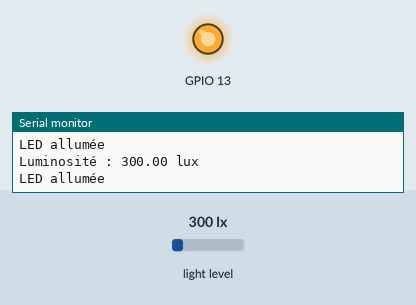
Simulated run of this sketch. Board: ESP32. Shown: output pins drawn as LEDs (lit = HIGH), the last lines printed to the serial monitor. Inputs (shaded band) come from the test bench; at power-on: light level 300 lx. WiFi joins after 1.5 s; servers stay silent unless stated.

Above: at 2.7 s.
2.8 s: light level set to 368 lx
4.3 s: light level set to 420 lx
At 5.1 s:
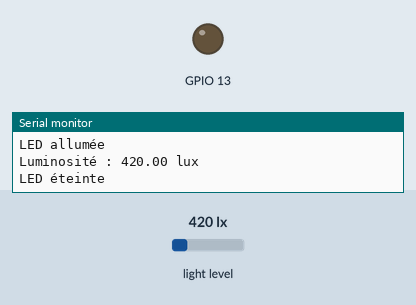
6.6 s: light level set to 40 lx
At 7.6 s:
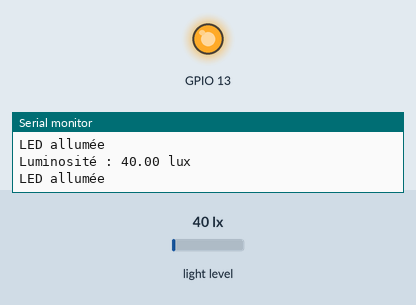
8.1 s: light level set to 500 lx
At 9.1 s:
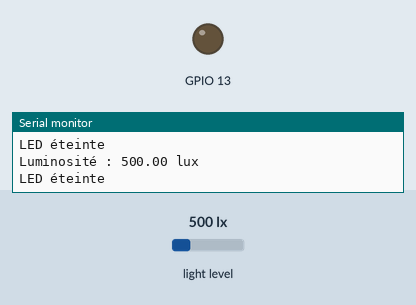
Timing chart, 0 to 10.7 s (numbered marks = the images above; inputs shaded):
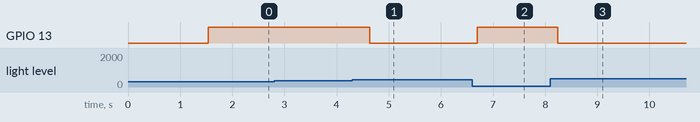

The sketch:

capteurlux_led_wifi.ino
```cpp
#include <Wire.h>
#include <Adafruit_Sensor.h>
#include "Adafruit_TSL2591.h"
#include <WiFi.h>
#include "config.h"

// Classe Capteur pour gérer le capteur de lumière
class Capteur {
  private:
  Adafruit_TSL2591 tsl;
  public:
  Capteur() : tsl(Adafruit_TSL2591(2591)) {}

  bool initialiser() {
    while (!tsl.begin()) {
      Serial.println("Aucun capteur trouvé. Réessayer dans 2 secondes...");
      delay(2000); // Attendre 2 secondes avant de réessayer
    }
    Serial.println("Capteur TSL2591 trouvé");
    // Configure le gain et le temps d'intégration
    tsl.setGain(TSL2591_GAIN_MED);      // Gain moyen
    tsl.setTiming(TSL2591_INTEGRATIONTIME_300MS);  // Temps d'intégration de 300 ms
    return true;
  }

  float lireLuminosite() {
    sensors_event_t evenement;
    tsl.getEvent(&evenement);
    if (evenement.light) {
      return evenement.light;
    } else {
      Serial.println("Erreur de lecture du capteur");
      return -1.0;
    }
  }
};

// Classe CapteurLED pour gérer le seuil et la LED
class CapteurLED {
  private:
  int brocheLED;
  float seuilLuminosite;
  Capteur& capteur;
  public:
  CapteurLED(int brocheLED, float seuilLuminosite, Capteur& capteur)
    : brocheLED(brocheLED), seuilLuminosite(seuilLuminosite), capteur(capteur) {}

  void initialiser() {
    pinMode(brocheLED, OUTPUT);
  }

  void mettreAJour() {
    float luminosite = capteur.lireLuminosite();
    if (luminosite >= 0) {
      Serial.print("Luminosité : ");
      Serial.print(luminosite);
      Serial.println(" lux");

      if (luminosite > seuilLuminosite) {
        digitalWrite(brocheLED, LOW); // Éteindre la LED
        Serial.println("LED éteinte");
      } else {
        digitalWrite(brocheLED, HIGH); // Allumer la LED
        Serial.println("LED allumée");
      }
    }

    delay(500);
  }
};

class WiFiManager {
  public:
    // Constructeur
    WiFiManager() {}

    // Méthode pour se connecter au WiFi
    void connecterWiFi() {
      Serial.println("Connexion au WiFi en cours...");
      WiFi.begin(ssid, password);

      int essais = 0;
      while (WiFi.status() != WL_CONNECTED && essais < 20) { // Limite le nombre d'essais
        delay(500);
        Serial.print(".");
        essais++;
      }

      if (WiFi.status() == WL_CONNECTED) {
        Serial.println("\nConnecté au WiFi!");
        Serial.print("Adresse IP: ");
        Serial.println(WiFi.localIP());
      } else {
        Serial.println("\nErreur de connexion au WiFi.");
      }
    }

    // Méthode pour vérifier la connexion
    bool estConnecte() {
      return WiFi.status() == WL_CONNECTED;
    }
};

WiFiManager wifi;

// Crée une instance de Capteur pour le premier capteur
Capteur capteur1;
CapteurLED capteurLED1(13, 390.0, capteur1); //numéro broche led associée, seuil, nom du capteur

void setup() {
  Serial.begin(9600);
  Serial.println("Démarrage du programme...");
  wifi.connecterWiFi();
  if (capteur1.initialiser()) {
    capteurLED1.initialiser();
  }
}

void loop() {
  if (!wifi.estConnecte()) {
    Serial.println("WiFi déconnecté ! Tentative de reconnexion...");
    wifi.connecterWiFi();
  }
  capteurLED1.mettreAJour();
}
```

config.h
```cpp
#ifndef CONFIG_H
#define CONFIG_H

// Configuration réseau
const char* ssid = "iPhone de Corentin";              // Remplacez par votre SSID WiFi
const char* password = "Corentin24";    // Remplacez par votre mot de passe WiFi

#endif
```

Measured:
- the behaviour switches between 390 and 391 lx on light level (found by bisection; images 0 and 1)
- after the input at 4.3 s, GPIO 13: HIGH → LOW after 0.34 s
- after the input at 6.6 s, GPIO 13: LOW → HIGH after 0.10 s
- after the input at 8.1 s, GPIO 13: HIGH → LOW after 0.14 s
